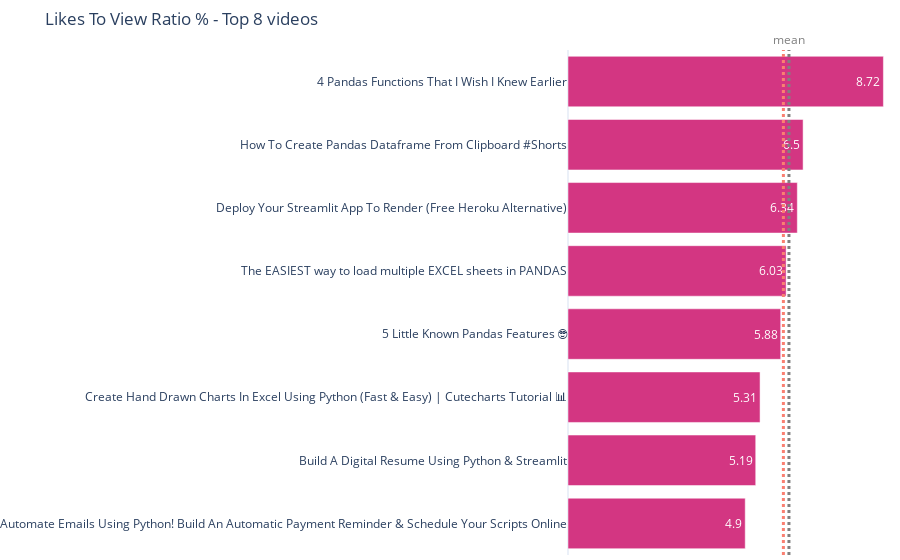

The notebook cell this image was saved under:
### Code cell
fig = plot_column(df=df, column="likes_to_view_ratio_pct", top_values=8)
fig.show()
# Optional: Export the chart to a standalone HTML file
fig.write_html("chart.html")

### Figure 1 — Plotly figure (JSON) as saved in the notebook; plotly's stock layout.template omitted (floating-point values rounded to 4 significant figures)
{"data": [{"alignmentgroup": "True", "hovertemplate": "likes_to_view_ratio_pct=%{text}<br>video_title=%{y}<extra></extra>", "legendgroup": "", "marker": {"color": "#d33682", "pattern": {"shape": ""}}, "name": "", "offsetgroup": "", "orientation": "h", "showlegend": false, "text": [4.9, 5.19, 5.31, 5.88, 6.03, 6.34, 6.5, 8.72], "textposition": "auto", "type": "bar", "x": [4.9, 5.19, 5.31, 5.88, 6.03, 6.34, 6.5, 8.72], "xaxis": "x", "y": ["Automate Emails Using Python! Build An Automatic Payment Reminder & Schedule Your Scripts Online", "Build A Digital Resume Using Python & Streamlit", "Create Hand Drawn Charts In Excel Using Python (Fast & Easy) | Cutecharts Tutorial 📊", "5 Little Known Pandas Features 🤓", "The EASIEST way to load multiple EXCEL sheets in PANDAS", "Deploy Your Streamlit App To Render (Free Heroku Alternative)", "How To Create Pandas Dataframe From Clipboard #Shorts", "4 Pandas Functions That I Wish I Knew Earlier"], "yaxis": "y"}], "layout": {"annotations": [{"font": {"color": "gray", "size": 12}, "showarrow": false, "text": "mean", "x": 6.109, "xanchor": "center", "xref": "x", "y": 1, "yanchor": "bottom", "yref": "y domain"}, {"font": {"color": "salmon", "size": 12}, "showarrow": false, "text": "median", "x": 5.955, "xanchor": "center", "xref": "x", "y": 0, "yanchor": "top", "yref": "y domain"}], "barmode": "relative", "legend": {"tracegroupgap": 0}, "margin": {"b": 5, "l": 0, "r": 0, "t": 50}, "plot_bgcolor": "rgba(0,0,0,0)", "shapes": [{"line": {"color": "gray", "dash": "dot", "width": 3}, "opacity": 1, "type": "line", "x0": 6.109, "x1": 6.109, "xref": "x", "y0": 0, "y1": 1, "yref": "y domain"}, {"line": {"color": "salmon", "dash": "dot", "width": 3}, "opacity": 1, "type": "line", "x0": 5.955, "x1": 5.955, "xref": "x", "y0": 0, "y1": 1, "yref": "y domain"}], "title": {"text": "Likes To View Ratio % - Top 8 videos"}, "xaxis": {"anchor": "y", "domain": [0, 1], "showgrid": false, "showticklabels": false, "title": {}}, "yaxis": {"anchor": "x", "domain": [0, 1], "showgrid": false, "title": {}}}}
